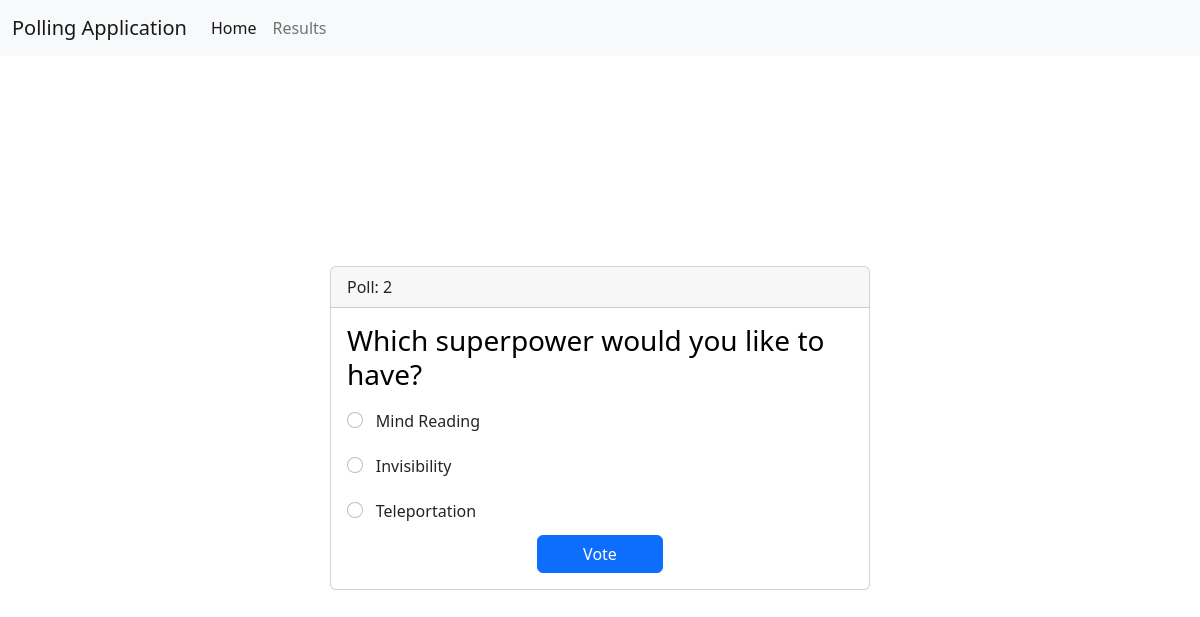
Page /poll/2 on the committed database.
### app.py (models this page shows)
class Questions(db.Model):
    __tablename__ = 'questions'
    sno = db.Column(db.Integer, primary_key=True)
    question = db.Column(db.String(200), nullable=False)
    date_created = db.Column(db.DateTime, default=datetime.utcnow)

class Choices(db.Model):
    __tablename__ = 'choices'
    sno = db.Column(db.Integer, primary_key=True)
    question_id = db.Column(db.Integer, db.ForeignKey('questions.question'))
    choice_text = db.Column(db.String(200), nullable=False)
    votes = db.Column(db.Integer, nullable=False)

### app.py (the view, shortened to what this page needs)
@app.route('/poll/<int:sno>', methods={'GET', 'POST'})
def get_poll(sno):
    question = Questions.query.filter_by(sno=sno).first()
    choice_lst = Choices.query.filter_by(question_id=sno).all()
    return render_template('poll.html', question=question, choice_lst=choice_lst)

### templates/poll.html (shortened to what this page needs)
{% extends 'base.html' %}
{% block css %}
    <link rel="stylesheet" href="../static/css/poll.css">
{% endblock css %}
{% block body %}
<form class="form" action="/poll/{{question.sno}}" method="post">
    <div class="card">
        <div class="card-header">
            Poll: {{ question.sno }}
        </div>
        <div class="card-body">
            <h3 class="card-title"><a href="/poll/{{question.sno}}">{{ question.question }}</a></h3>
            {% for choice in choice_lst %}
                <div class="form-check">
                    <input class="form-check-input" type="radio" name="choice" id="choice{{ loop.index }}" value="{{ choice.sno }}">
                    <label class="form-check-label card-text" for="choice{{ loop.index }}">{{ choice.choice_text }}</label>
                </div>
            {% endfor %}
            <input class="btn btn-primary" type="submit" value="Vote">
        </div>
    </div>
</form>
{% endblock body %}

### static/css/poll.css (style rules this page uses)
.form { display: flex; justify-content: center; align-items: center; height: 46.5rem; }
.card { width: 45%; }
h3 a { text-decoration: none; color: #000000; }
.form-check-input { margin-top: 2.6%; }
.card-text { padding: 2% 1%; }
.btn { width: 25%; display: block; margin-left: auto; margin-right: auto; }

### rows in the picture
Questions: sno "2", question "Which superpower would you like to have?"
Choices: choice_text "Mind Reading"
Choices: choice_text "Invisibility"
Choices: choice_text "Teleportation"
